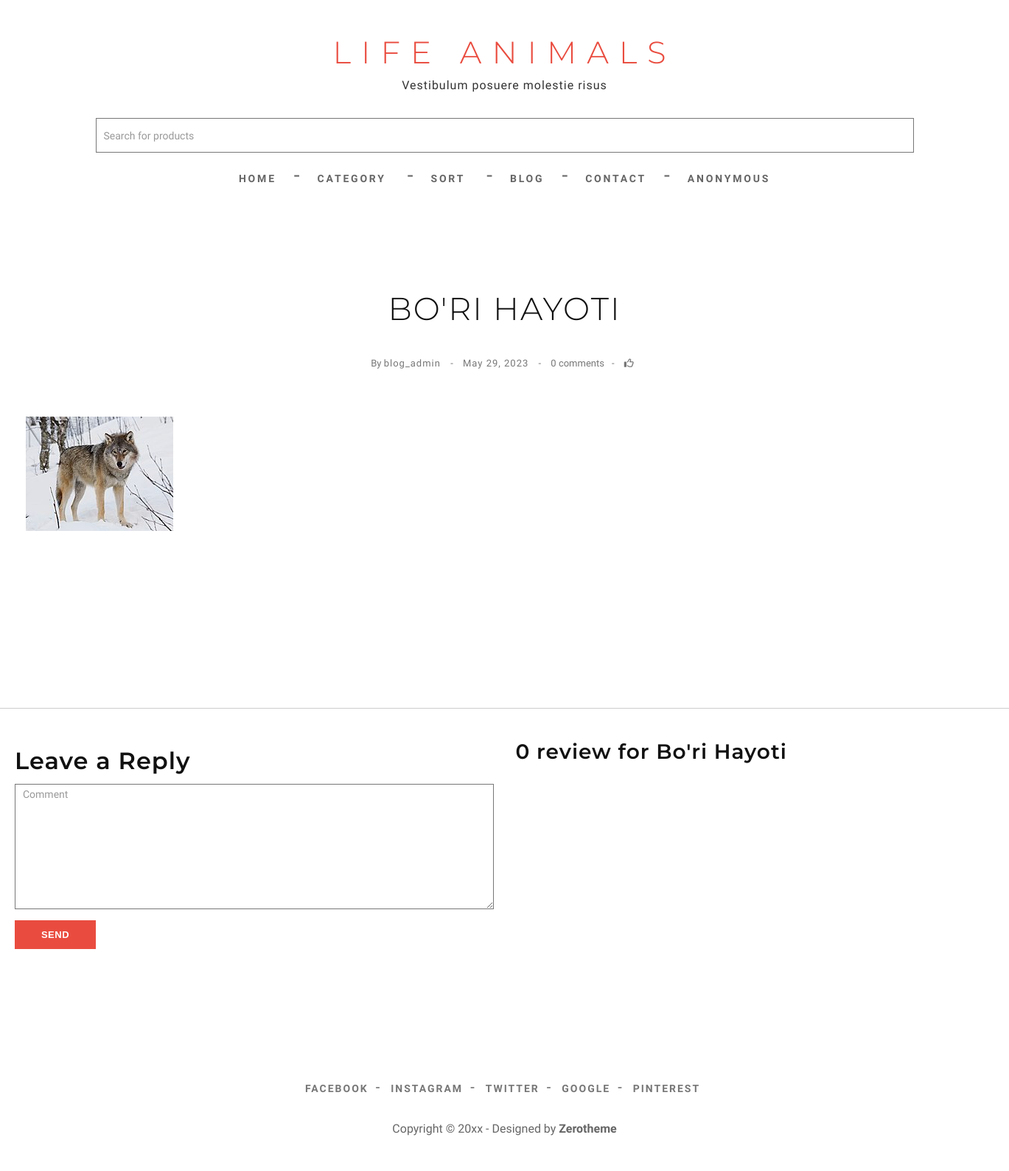
/detail/3/, run on an earlier commit of the app's database.
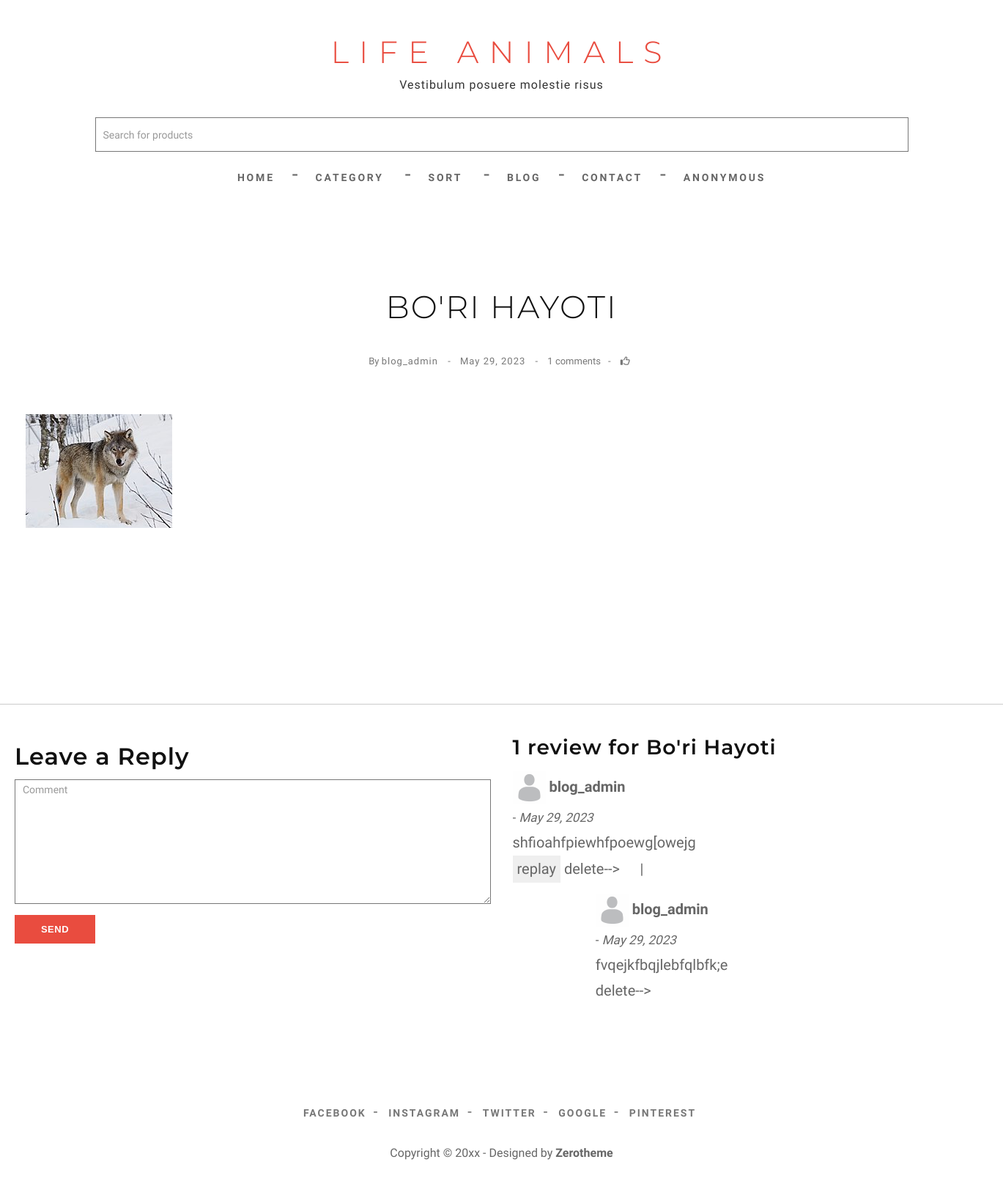
And on a later commit of the database.
### main/models.py (models this page shows, shortened)
class Article(models.Model):
    title = models.CharField(max_length=250)
    slug = models.SlugField(max_length=250)
    category = models.ForeignKey(
        Category, on_delete=models.PROTECT, related_name='articles_cat')
    image = models.ImageField(upload_to='article/%Y/%m/%d')
    author = models.ForeignKey(
        User, on_delete=models.PROTECT, related_name='articles_user')
    published = models.DateField(auto_now_add=True)
    body = QuillField()
    tag = models.ManyToManyField(Tag, related_name='articles_tag')
    class Meta:
        ordering = ["-id"]

class Comment(models.Model):
    article = models.ForeignKey(
        Article, on_delete=models.CASCADE, related_name="comments")
    user = models.ForeignKey(User, on_delete=models.PROTECT, null=True)
    comment = models.TextField()
    published = models.DateField(auto_now_add=True)

class Reply_Comment(models.Model):
    for_comment = models.ForeignKey(
        Comment, on_delete=models.CASCADE, related_name='reply_comments')
    user = models.ForeignKey(User, on_delete=models.PROTECT, null=True)
    replay_comment = models.TextField()
    published = models.DateField(auto_now_add=True)

### main/views.py (the view)
# urls.py: path('detail/<pk>/', views.Detail_Article.as_view(), name='detail'),
class Detail_Article(DetailView):
    model = Article
    template_name = 'detail_article.html'

### main/context_cat.py (called while the page is built)
def main_context(request):
    all_categories = Category.objects.all()
    data = {
        'all_categories': all_categories,
    }
    return data

### templates/detail_article.html (shortened to what this page needs)
{% extends "base.html" %}
{% load static %}
{% block content %}
<div id="page-content">
	<div class="box-content">
		<div class="container-fluid">
			<article class="single-post">
				<div class="wrap-post">
					<div class="entry-header text-center">
						<h1 class="entry-title">{{object.title}}</h1>
						<span class="entry-meta">
							<ul class="list-inline link">
								<li>By <a href="{% url 'main:sort_by_author' object.author.id %}">{{object.author}}</a>
								</li>
								<li><a
										href="{% url 'main:sort_by_published' object.published %}">{{object.published}}</a>
								</li>
								<li>{{object.comments.count}} comments</li>
								<li><a href="#"><i class="fa-regular fa-thumbs-up"></i></a></li>
							</ul>
						</span>
					</div>
					<div class="post-thumbnail-wrap">
						<div class="portfolio-box">
							<img src="{{object.image.url}}" class="img-responsive" alt="">
						</div>
					</div>
					<div class="entry-content">
					</div>
				</div>
			</article>
		</div>
		<div class="container-fluid">
			<div class="row">
				<div class="comments-are">
					<div id="comment">
						<div class="row">
							<div class="col-md-6">
								<form name="formcomment" method="post" action="{% url 'main:comment' object.id %}">
									<h3>Leave a Reply</h3>
									<div class="form-group">
										<textarea name="comment" id="message" class="form-control" rows="4" cols="25"
											required="required" placeholder="Comment"></textarea>
									</div>
									<button type="submit" class="btn btn-skin btn-sm" name="submitcomment">send</button>
								</form>
							</div>
							<div class="col-md-6">
								<h4 class="mb-4">{{object.comments.count}} review for {{object.title|title}}
								</h4>
								{% for comment in object.comments.all %}
								<div class="media mb-4">
									<img src="{% static 'images/default_person_image.jpg' %}" alt="Image"
										lass="img-fluid mr-3 mt-1" style="width: 45px;">
									<b>
										{% if comment.user == None %}
										Anonymus user
										{% else %}
										{{comment.user.username}}
										{% endif %}
									</b>
									<br>
									<small> - <i>{{comment.published}}</i></small>
									<div class="media-body">
										{{comment.comment}}
										<br>
										<button onclick="replay({{comment.id}})">replay</button>
										delete-->
										<a href="{% url 'main:delete_comment' comment.id %}">
											<i class="fa fa-trash"></i>
										</a>|
									</div>
									<div class="row">
										<div class="col-sm-2"></div>
										<div class="col-sm-10">
											{% for replay_comment in comment.reply_comments.all %}
											<div class="media mb-4">
												<img src="{% static 'images/default_person_image.jpg' %}" alt="Image"
													lass="img-fluid mr-3 mt-1" style="width: 45px;">
												<b>
													{% if replay_comment.user == None %}
													Anonymus user
													{% else %}
													{{replay_comment.user.username}}
													{% endif %}
												</b>
												<br>
												<small> - <i>{{replay_comment.published}}</i></small>
												<div class="media-body">
													{{replay_comment.replay_comment}}
													<br>
													delete-->
													<a href="{% url 'main:delete_replay_comment' replay_comment.id %}">
														<i class="fa fa-trash"></i>
													</a>
												</div>
											</div>
											{% endfor %}
										</div>
									</div>
									{% endfor %}
								</div>
							</div>
						</div>
					</div>
				</div>
			</div>
		</div>
		{% endblock content %}

### templates/base.html (shortened to what this page needs)
{% load static %}
<!DOCTYPE html>
<html lang="en">
<head>
    <link href="{% static 'css/bootstrap.min.css' %}" rel="stylesheet" type="text/css">
    <link href="{% static 'css/style.css' %}" rel="stylesheet">
    <link href="{% static 'font-awesome/css/font-awesome.min.css' %}" rel="stylesheet" type="text/css">
    <link rel="stylesheet" href="https://cdnjs.cloudflare.com/ajax/libs/font-awesome/6.4.0/css/all.min.css"
 />
    <link href="{% static 'owl-carousel/owl-carousel.css' %}" rel="stylesheet">
</head>
<body>
    <header class="main-header">
        <div class="container text-center">
            <a class="site-branding" href="{% url 'main:home' %}">
                <h1 class="site-title">
                    LIFE ANIMALS
                </h1>
                <p class="site-description">
                    Vestibulum posuere molestie risus
                </p>
            </a>
        </div>
        <center>
            <div class="row">
                <div class="col-sm-12">
                    <form action="{% url 'main:sort_by_title' %}" method="get">
                        <div class="row container">
                            <div class="col-sm-12">
                                <input name="title" type="text" class="form-control" id="search"
                                    placeholder="Search for products">
                            </div>
                        </div>
                    </form>
                </div>
            </div>
        </center>
        <div id="menu-wrapper">
            <nav id="menu" class="navbar">
                <div class="container">
                    <div class="collapse navbar-collapse navbar-ex1-collapse">
                        <ul class="nav navbar-nav">
                            <li><a href="{% url 'main:home' %}">Home</a></li>
                            <li class="dropdown"><a href="archive.html" class="dropdown-toggle"
                                    data-toggle="dropdown">Category</a>
                            </li>
                            <li class="dropdown">
                                <a href="#" class="dropdown-toggle" data-toggle="dropdown">
                                    sort
                                </a>
                            </li>
                            <li><a href="{% url 'main:list_articles' %}">Blog</a></li>
                            <li><a href="{% url 'accounts:contact' %}">Contact</a></li>
                            <li class="dropdown">
                                <a href="#" class="dropdown-toggle" data-toggle="dropdown">
                                    {% if request.user.is_authenticated %}
                                    {{ request.user.username }}
                                    {% else %}
                                    Anonymous
                                    {% endif %}
                                </a>
                            </li>
                        </ul>
                    </div>
                </div>
            </nav>
        </div>
    </header>
    {% block content %}
    {% endblock content %}
    <footer class="main-footer">
        <div class="wrap-footer">
            <div class="container">
                <ul class="list-inline top-link link">
                    <li><a href="https://www.facebook.com/">Facebook</a></li>
                    <li><a href="https://www.instagram.com/">Instagram</a></li>
                    <li><a href="https://twitter.com/">Twitter</a></li>
                    <li><a href="https://www.google.com/">Google</a></li>
                    <li><a href="https://www.pinterest.com/">Pinterest</a></li>
                </ul>
                <div class="copyright">
                    <span>Copyright © 20xx - Designed by <a href="#">Zerotheme</a></span>
                </div>
            </div>
        </div>
    </footer>
</body>
</html>

What changed in the data, as far as the page shows it:
computed for Article "BO'RI HAYOTI": comments.count "0" → "1"
added Comment: user.username "blog_admin", published "May 29, 2023", comment "shfioahfpiewhfpoewg[owejg"
added Reply_Comment: user.username "blog_admin", published "May 29, 2023", replay_comment "fvqejkfbqjlebfqlbfk;e"
